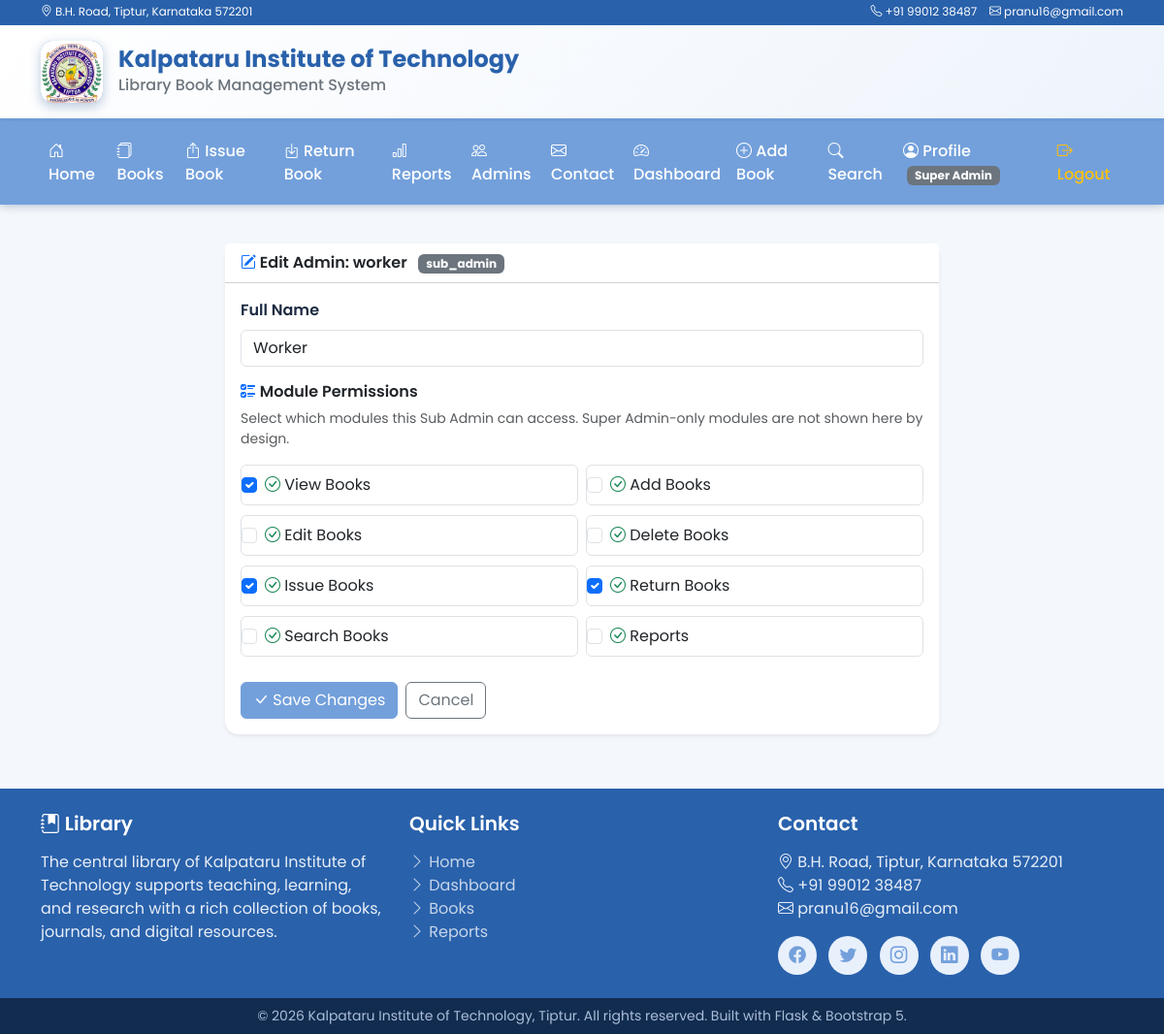
Page /edit_sub_admin/11 (signed in) on the committed database.
### tables this page shows
CREATE TABLE admin (
            id          INTEGER PRIMARY KEY AUTOINCREMENT,
            username    TEXT NOT NULL UNIQUE,
            password    TEXT NOT NULL,
            name        TEXT NOT NULL
        , role TEXT NOT NULL DEFAULT 'admin', permissions TEXT NOT NULL DEFAULT '[]', is_active INTEGER NOT NULL DEFAULT 1);

### app.py (the view, shortened to what this page needs)
@app.route("/edit_sub_admin/<int:admin_id>", methods=["GET", "POST"])
@role_required("manage_admins")
def edit_sub_admin(admin_id):
    conn = db.get_connection()
    target = conn.execute(
        "SELECT * FROM admin WHERE id = ?", (admin_id,)
    ).fetchone()
    if not target:
        conn.close()
        flash("Admin account not found.", "danger")
        return redirect(url_for("admin_management"))
    actor_role = session.get("role")
    if not can_manage(actor_role, target["role"]):
        conn.close()
        flash("You are not allowed to manage this account.", "danger")
        return redirect(url_for("admin_management"))
    conn.close()
    try:
        perms = json.loads(target["permissions"]) if target["permissions"] else []
    except (ValueError, TypeError):
        perms = []
    return render_template("edit_sub_admin.html", target=dict(target), perms=perms)

### app.py (called while the page is built, shortened)
def get_user_permissions():
    role = session.get("role")
    if role in db.RULES and role != db.ROLE_SUB_ADMIN:
        return db.RULES[role]

def has_permission(module):
    if module in db.SUPER_ADMIN_ONLY_MODULES:
        return session.get("role") == db.ROLE_SUPER_ADMIN
    return module in get_user_permissions()

def can_manage(actor_role, target_role):
    if actor_role == db.ROLE_SUPER_ADMIN:
        return True
    if actor_role == db.ROLE_SEMI_SUPER_ADMIN:
        return target_role in (db.ROLE_SUB_ADMIN, db.ROLE_SEMI_SUPER_ADMIN)
    return False

def role_required(module):
    def decorator(func):
        @wraps(func)
        def wrapper(*args, **kwargs):
            if "logged_in" not in session:
                return redirect(url_for("login"))
            if not has_permission(module):
                abort(403)
            return func(*args, **kwargs)
        return wrapper
    return decorator

@app.context_processor
def inject_now():
    return {"now": datetime.now().year}

@app.context_processor
def inject_rbac_globals():
    role = session.get("role", db.ROLE_SUPER_ADMIN)
    role_labels = {
        db.ROLE_SUPER_ADMIN: "Super Admin",
        db.ROLE_SEMI_SUPER_ADMIN: "Semi-Super Admin",
        db.ROLE_SUB_ADMIN: "Sub Admin",
    }
    role_label = role_labels.get(role, "Admin")
    return {
        "current_role_label": role_label,
        "has_perm": has_permission,
        "can_manage": can_manage,
        "current_role": role,
    }

### database.py (called while the page is built)
def get_connection():
    conn = sqlite3.connect(DB_PATH)
    conn.row_factory = sqlite3.Row
    conn.execute("PRAGMA foreign_keys = ON")
    return conn

### templates/edit_sub_admin.html (shortened to what this page needs)
{% extends "base.html" %}
{% block content %}
<div class="row justify-content-center">
  <div class="col-lg-8">
    <div class="card border-0 shadow-sm">
      <div class="card-header bg-white fw-semibold">
        <i class="bi bi-pencil-square text-primary"></i> Edit Admin: {{ target['username'] }}
        <span class="badge bg-secondary ms-2">{{ target['role'] }}</span>
      </div>
      <div class="card-body">
        <form method="POST">
          <div class="mb-3">
            <label class="form-label">Full Name</label>
            <input type="text" name="name" class="form-control" value="{{ target['name'] }}" required>
          </div>
          {% if target['role'] == 'semi_admin' %}
            <div class="alert alert-info">
              <i class="bi bi-info-circle"></i>
              Semi-Super Admin accounts automatically have access to all library modules
              (Books, Add/Edit/Delete, Issue, Return, Search, Reports) and can manage
              Sub Admin and Semi-Super Admin accounts. Their permissions cannot be changed here.
            </div>
          {% else %}
            <h6 class="fw-semibold mb-2"><i class="bi bi-ui-checks text-primary"></i> Module Permissions</h6>
            <p class="text-muted small">Select which modules this Sub Admin can access. Super Admin-only modules are not shown here by design.</p>
            <div class="row g-2 mb-4">
              {% set groupable = ['books', 'add_book', 'edit_book', 'delete_book', 'issue', 'return', 'search', 'reports'] %}
              {% for module in groupable %}
                {% set label = {
                  'books': 'View Books', 'add_book': 'Add Books', 'edit_book': 'Edit Books',
                  'delete_book': 'Delete Books', 'issue': 'Issue Books', 'return': 'Return Books',
                  'search': 'Search Books', 'reports': 'Reports'
                } %}
                <div class="col-md-6">
                  <div class="form-check border rounded p-2 ps-4">
                    <input class="form-check-input" type="checkbox" name="permissions" value="{{ module }}" id="perm_{{ module }}"
                      {% if module in perms %}checked{% endif %}>
                    <label class="form-check-label" for="perm_{{ module }}">
                      <i class="bi bi-check-circle text-success"></i> {{ label[module] }}
                    </label>
                  </div>
                </div>
              {% endfor %}
            </div>
          {% endif %}
          <div class="d-flex gap-2">
            <button type="submit" class="btn btn-primary"><i class="bi bi-check-lg"></i> Save Changes</button>
            <a href="{{ url_for('admin_management') }}" class="btn btn-outline-secondary">Cancel</a>
          </div>
        </form>
      </div>
    </div>
  </div>
</div>
{% endblock %}

### static/css/style.css (style rules this page uses)
:root { --primary: #73a0db; --primary-dark: #2961ab; --primary-light: #e8f0fb; --accent: #ffc107; --success: #1e8e3e; --warning: #d97706; --danger: #324c6c; --text-dark: #1c2b42; --text-muted: #6c757d; --border: #e2e8f0; --bg-soft: #f4f7fb; }
* { font-family: "Poppins", "Segoe UI", Arial, sans-serif; }
body { background: var(--bg-soft); color: var(--text-dark); min-height: 100vh; display: flex; flex-direction: column; }
.card { border-radius: 14px; }
.form-label { font-weight: 600; color: var(--text-dark); }
.btn-primary { background: var(--primary); border-color: var(--primary); }

### rows in the picture
admin: username "worker", role "sub_admin", name "Worker"

### other values in the picture
{{ current_role_label }} "Super Admin"
{{ label[module] }} "View Books" "Add Books" "Edit Books" "Delete Books" "Issue Books" "Return Books" "Search Books" "Reports"
